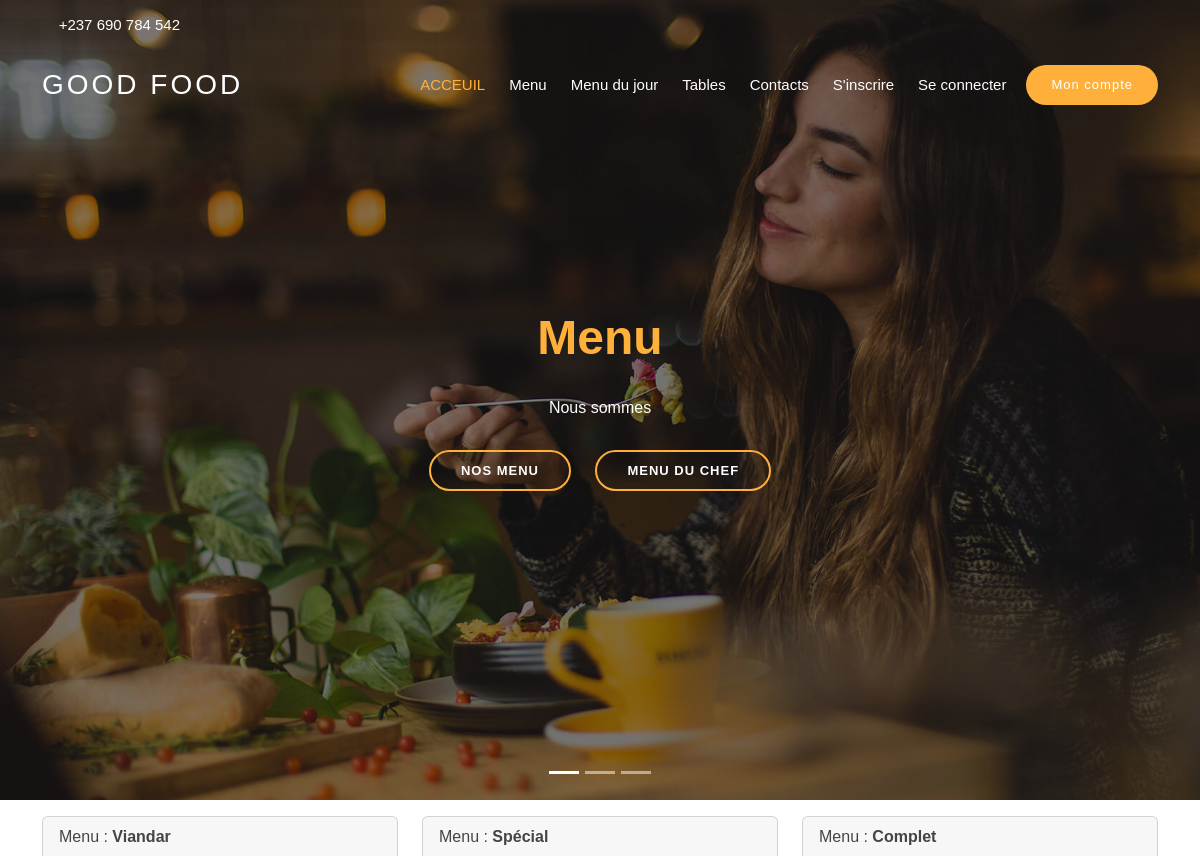
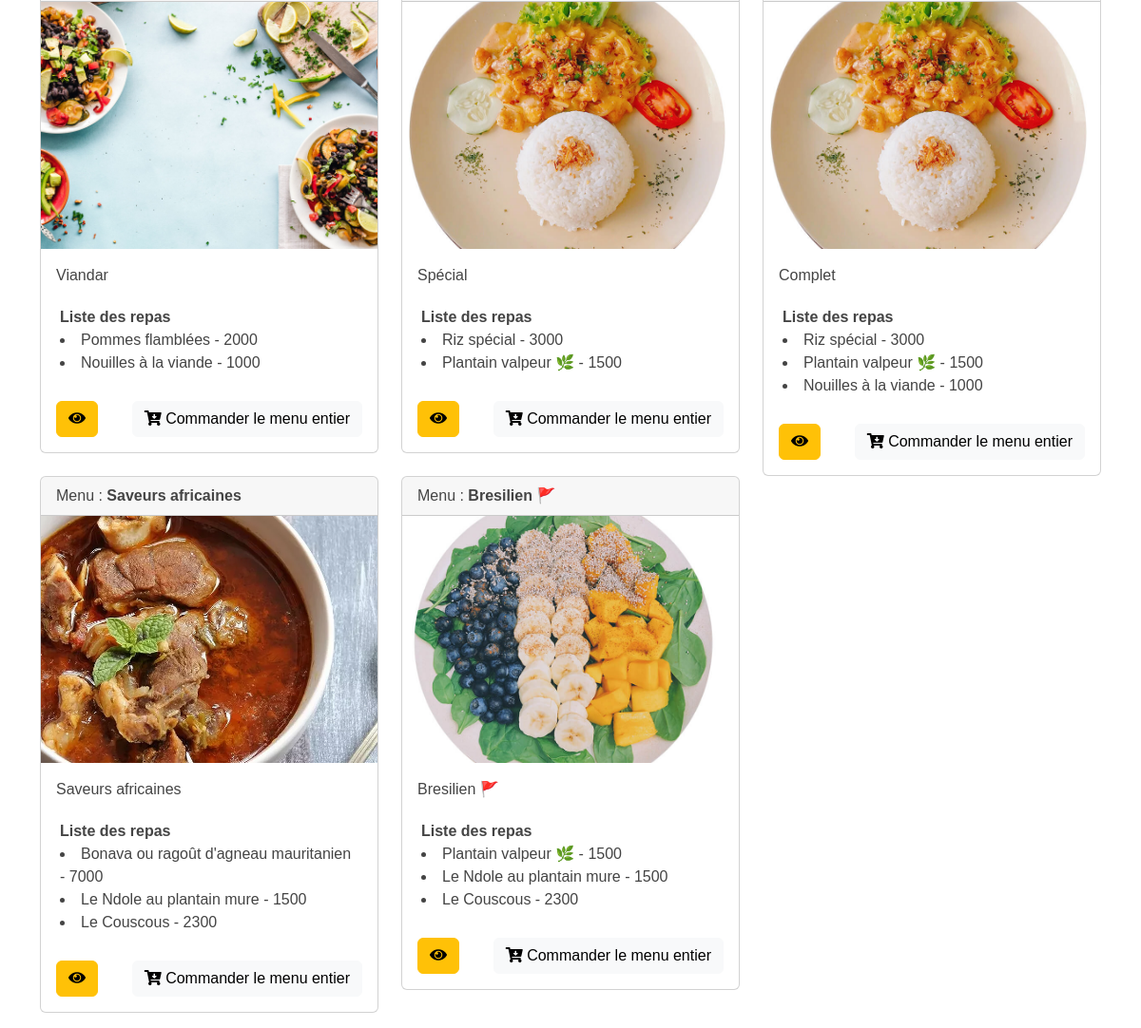
/menu_page/, run on the app's committed database (2 pictures, top to bottom).
### app/models.py (models this page shows, shortened)
class Menu(models.Model):
    Nom_du_menu = models.CharField( max_length=50)
    liste_des_plats = models.ManyToManyField("Repas", related_name="repas")
    def return_repas(self):
        return  self.liste_des_plats.all()
    def return_first(self):
        plats = self.liste_des_plats.all()
        return plats[0]

class Repas(models.Model):
    Nom = models.CharField(max_length=50)
    Prix = models.PositiveIntegerField()
    TYPES_RESPAS = [
        ('Entrée','Entrée'),
        ('Résistance','Résistance'),
        ('Boisson','Boisson'),
        ('Sortie','Sortie'),
        ('Désert','Désert'),
    ]
    type_de_plat = models.CharField(choices = TYPES_RESPAS,  max_length=50)
    images = models.ImageField(upload_to='Images_des_respas')
    description = models.TextField()
    def __str__(self):
        return f'{self.Nom} - {self.Prix}'

### app/views.py (the view)
# urls.py: path("menu_page/", menu_page, name="menu_page"),
def menu_page(request):
    context = {}
    context['menu'] = Menu.objects.all()
    context['message'] = 'Menu'
    return render(request,'menu_list.html', context)

### templates/menu_list.html (shortened to what this page needs)
{% extends 'base_home.html' %}
{% block content %}
    <div class="container my-3">
        <div class="row">
            {% for item in menu %}
                <div class="p-2hy  col-lg-4 col-sm-12 col-xs-12">
                    <div class="card">
                        <div class="card-header">Menu : <strong>{{item.Nom_du_menu }}</strong>  </div>
                        <img src="{{item.return_first.images.url}}" class="image_map" alt="...">
                        <div class="card-body">
                            {{item.Nom_du_menu}}
                        <div class="">
                            <div class="row p-1">
                                <strong>Liste des repas</strong>
                                {% for food in item.return_repas %}
                                    <li>{{food}}</li>
                                {% endfor %}
                            </div>
                        <br>
                        </div>
                        <div class="d-flex justify-content-between">
                            <a href="{% url 'menu_details' item.id %}" class="btn btn-warning"> <i class="fa fa-eye"></i> </a>
                            <a href="{% url 'commander_menu' item.id %}" class="btn btn-light"> <i class="fa fa-cart-arrow-down"></i> Commander le menu entier</a>
                        </div>
                        </div>
                    </div>
                </div>
            {% endfor %}
        </div>
    </div>
{% endblock content %}

### static/assets/css/style.css (style rules this page uses)
body { font-family: "Poppins", sans-serif; color: #444444; }
a { text-decoration: none; color: #ffb03b; }

### templates/base_home.html (style rules this page uses)
.image_map { width: 100%; height: 260px; object-fit: cover; }

### templates/menu_list.html (style rules this page uses)
.image_map { width: 100%; height: 260px; object-fit: cover; }

### data on the page
Menu: Nom_du_menu "Viandar", return_first.images (picture)
Repas: Nom+Prix "Pommes flamblées - 2000"
Repas: Nom+Prix "Nouilles à la viande - 1000"
Menu: Nom_du_menu "Spécial", return_first.images (picture)
Repas: Nom+Prix "Riz spécial - 3000"
Repas: Nom+Prix "Plantain valpeur 🌿 - 1500"
Menu: Nom_du_menu "Complet", return_first.images (picture)
Menu: Nom_du_menu "Saveurs africaines", return_first.images (picture)
Repas: Nom+Prix "Bonava ou ragoût d'agneau mauritanien - 7000"
Repas: Nom+Prix "Le Ndole au plantain mure - 1500"
Repas: Nom+Prix "Le Couscous - 2300"
Menu: Nom_du_menu "Bresilien 🚩", return_first.images (picture)

### other printed values
{{ message }} "Menu"
